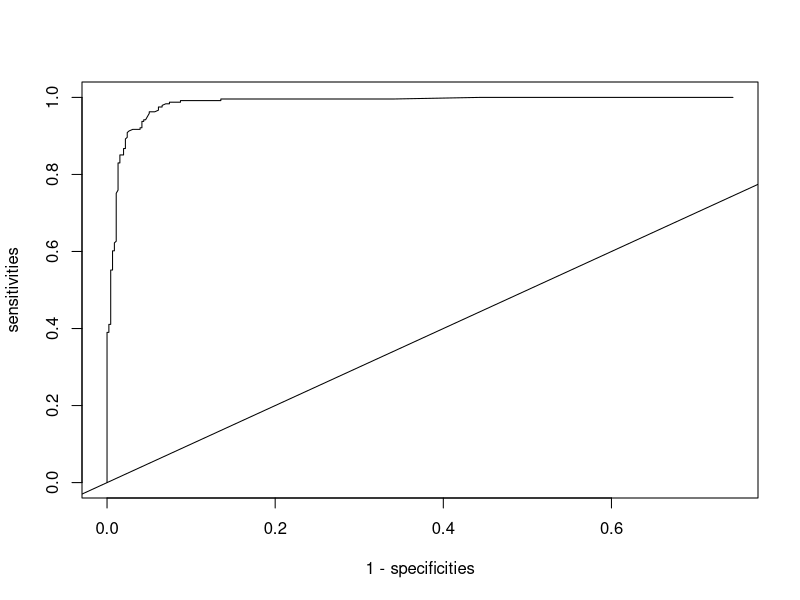
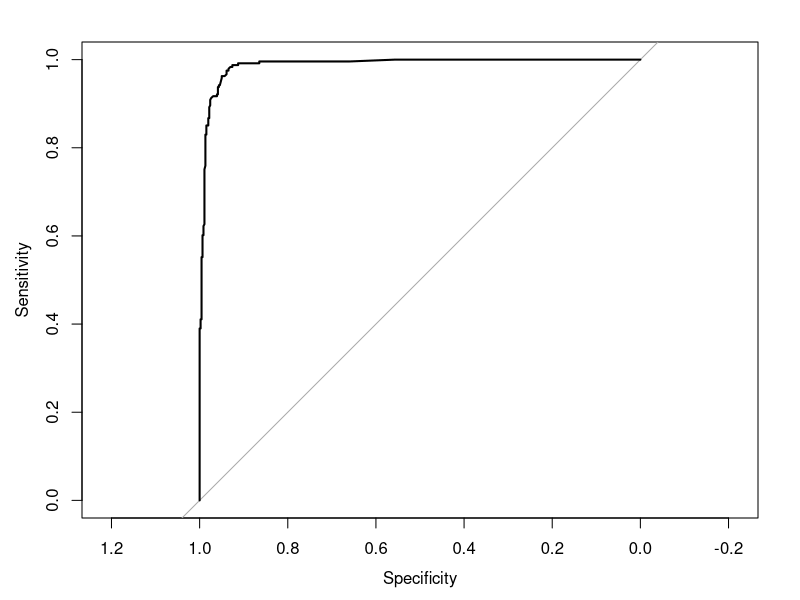

The R source for these figures, in order:
## ---- chunk 1
library(data.table)
library(pROC)
data(esoph)
## ---- chunk 2
df <- MASS::biopsy
## ---- chunk 3
xycols <- c("V1", "V2", "V3", "V4", "V5", "V6", "V7", "V8", "V9", "class")
m1 <- glm(class~., data=df[, xycols], family=binomial)

thickness        <- df$V1
size_uniformity  <- df$V2
shape_uniformity <- df$V3
malignant        <- df$class == 'malignant'

m1 <- glm(malignant ~ thickness + size_uniformity + shape_uniformity, family=binomial)

predictions <- predict(m1, type='response')
## ---- chunk 4
prediction_order    <- order(predictions)
malignant_ordered   <- malignant[prediction_order]
predictions_ordered <- predictions[prediction_order]

sens <- function(y_true, y_pred) sum(y_pred[y_true]) / sum(y_true)
spec <- function(y_true, y_pred) sum(!y_pred[!y_true]) / sum(!y_true)

unique_prediction_values <- unique(predictions_ordered)
n_unique_prediction_values <- length(unique_prediction_values)

cutoffs       <- vector(mode='numeric', length=n_unique_prediction_values)
sensitivities <- vector(mode='numeric', length=n_unique_prediction_values)
specificities <- vector(mode='numeric', length=n_unique_prediction_values)

for (i in 1:n_unique_prediction_values) {
  cutoff            <- unique_prediction_values[i]
  cutoffs[i]        <- cutoff
  binary_prediction <- predictions_ordered > cutoff
  sensitivities[i]  <- sens(malignant_ordered, binary_prediction)
  specificities[i]  <- spec(malignant_ordered, binary_prediction)
}

## ---- chunk 5
plot(1 - specificities, sensitivities, type='l')
abline(a=0, b=1)
## ---- chunk 6
proc <- pROC::roc(malignant~predictions)
plot(proc)
